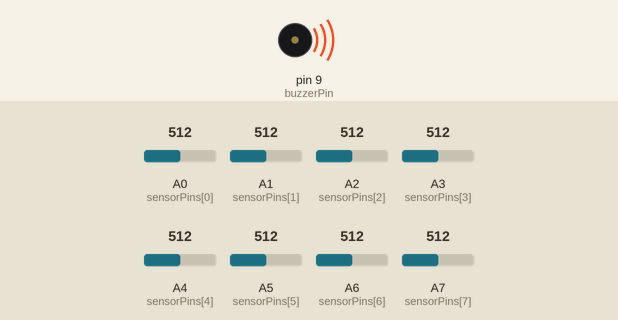
The sketch below on a simulated Arduino Nano, built with avr-gcc and run on an emulated ATmega328P. Shown: buzzer (waves = sounding). The inputs (shaded band) are chosen by the test bench; at power-on: A0 (sensorPins[0]) = 512, A1 (sensorPins[1]) = 512, A2 (sensorPins[2]) = 512, A3 (sensorPins[3]) = 512, A4 (sensorPins[4]) = 512, A5 (sensorPins[5]) = 512, A6 (sensorPins[6]) = 512, A7 (sensorPins[7]) = 512.

Above: at 0.1 s.
Timing chart, 0 to 3.7 s (numbered marks = the images above):
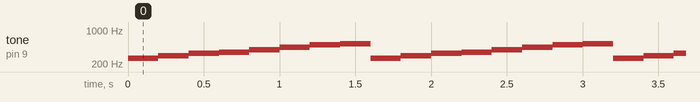

Measured:
- by itself, tone on pin 9 (buzzerPin): repeats every 1.6 s: 294 Hz 0.20 s, 330 Hz 0.20 s, 349 Hz 0.20 s, 392 Hz 0.20 s, 440 Hz 0.20 s, 494 Hz 0.20 s, 523 Hz 0.20 s, 262 Hz 0.20 s

The sketch:

sensor.ino
```cpp
// This code just takes the light sensors and uses them to trigger a sound. when you pass over the tubes of the lichen.


// Pin definitions
const int sensorPins[8] = {A0, A1, A2, A3, A4, A5, A6, A7}; // Light sensor pins
const int buzzerPin = 9; // Piezo buzzer pin

// Threshold for light sensor activation
const int threshold = 500;

// Frequencies for each ball's sound (in Hz)
const int frequencies[8] = {262, 294, 330, 349, 392, 440, 494, 523}; // C4, D4, E4, F4, G4, A4, B4, C5

void setup() {
    // Initialize sensor pins as input
    for (int i = 0; i < 8; i++) {
        pinMode(sensorPins[i], INPUT);
    }

    // Initialize buzzer pin as output
    pinMode(buzzerPin, OUTPUT);
}

void loop() {
    for (int i = 0; i < 8; i++) {
        int sensorValue = analogRead(sensorPins[i]); // Read sensor value

        if (sensorValue > threshold) { // Check if sensor is triggered
            tone(buzzerPin, frequencies[i]); // Play sound
            delay(200); // Wait for the sound to finish
            noTone(buzzerPin); // Stop the sound
        }
    }
}
```
